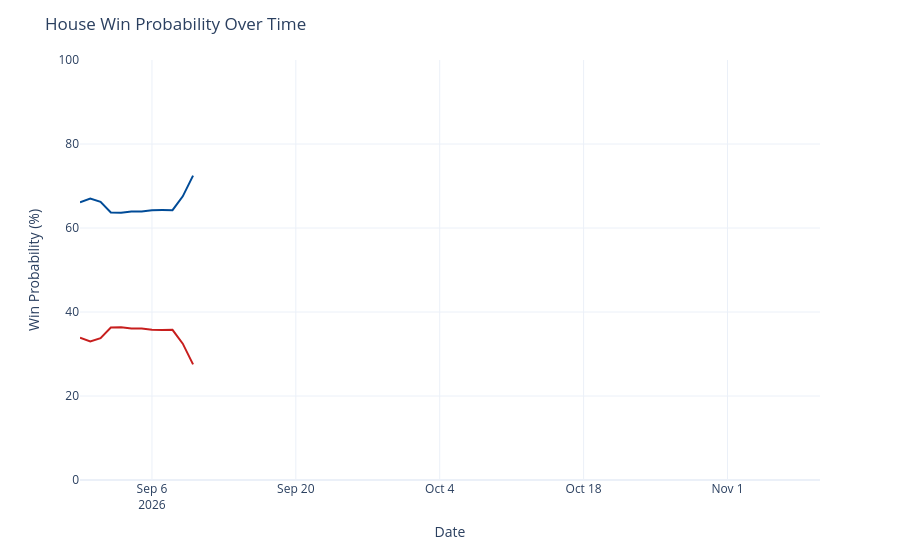

Source (notebook cell):
### Code cell
chance_over_time = output_ts[(output_ts['geo'] == 'US House') &
                             (output_ts['type'] == 'chance')]
chance_over_time['rep_chance'] = chance_over_time['y'].map(lambda x: 100 - x)
chance_over_time = chance_over_time.rename({'y': 'Democrats', 'rep_chance': 'Republicans'}, axis=1)
chance_time_ser = px.line(chance_over_time, x='date', y=['Democrats', 'Republicans'], template='plotly_white',
                         color_discrete_map={'Democrats': '#004b97', 'Republicans': '#c71e1d'},)
chance_time_ser.update_traces(hovertemplate="%{y:.1f}%")
chance_time_ser.update_layout(
    xaxis=dict(range=[pd.to_datetime('2026-08-30'), pd.to_datetime('2026-11-10')]),
    yaxis=dict(range=[0, 100]),
    xaxis_title='Date',
    yaxis_title='Win Probability (%)',
    title=dict(text="House Win Probability Over Time"),
    hovermode="x",
    showlegend=False
)
chance_time_ser

### Figure 1 — Plotly figure (JSON) as saved in the notebook; plotly's stock layout.template omitted (floating-point values rounded to 4 significant figures)
{"data": [{"hovertemplate": "%{y:.1f}%", "legendgroup": "Democrats", "line": {"color": "#004b97", "dash": "solid"}, "marker": {"symbol": "circle"}, "mode": "lines", "name": "Democrats", "orientation": "v", "showlegend": true, "type": "scatter", "x": ["2026-08-30", "2026-08-31", "2026-09-01", "2026-09-02", "2026-09-03", "2026-09-04", "2026-09-05", "2026-09-06", "2026-09-07", "2026-09-08", "2026-09-09", "2026-09-10"], "xaxis": "x", "y": [66.12, 67.02, 66.25, 63.69, 63.65, 63.91, 63.91, 64.23, 64.27, 64.25, 67.54, 72.48], "yaxis": "y"}, {"hovertemplate": "%{y:.1f}%", "legendgroup": "Republicans", "line": {"color": "#c71e1d", "dash": "solid"}, "marker": {"symbol": "circle"}, "mode": "lines", "name": "Republicans", "orientation": "v", "showlegend": true, "type": "scatter", "x": ["2026-08-30", "2026-08-31", "2026-09-01", "2026-09-02", "2026-09-03", "2026-09-04", "2026-09-05", "2026-09-06", "2026-09-07", "2026-09-08", "2026-09-09", "2026-09-10"], "xaxis": "x", "y": [33.88, 32.98, 33.75, 36.31, 36.35, 36.09, 36.09, 35.77, 35.73, 35.75, 32.46, 27.52], "yaxis": "y"}], "layout": {"hovermode": "x", "legend": {"title": {"text": "variable"}, "tracegroupgap": 0}, "margin": {"t": 60}, "showlegend": false, "title": {"text": "House Win Probability Over Time"}, "xaxis": {"anchor": "y", "domain": [0, 1], "range": ["2026-08-30T00:00:00", "2026-11-10T00:00:00"], "title": {"text": "Date"}}, "yaxis": {"anchor": "x", "domain": [0, 1], "range": [0, 100], "title": {"text": "Win Probability (%)"}}}}
